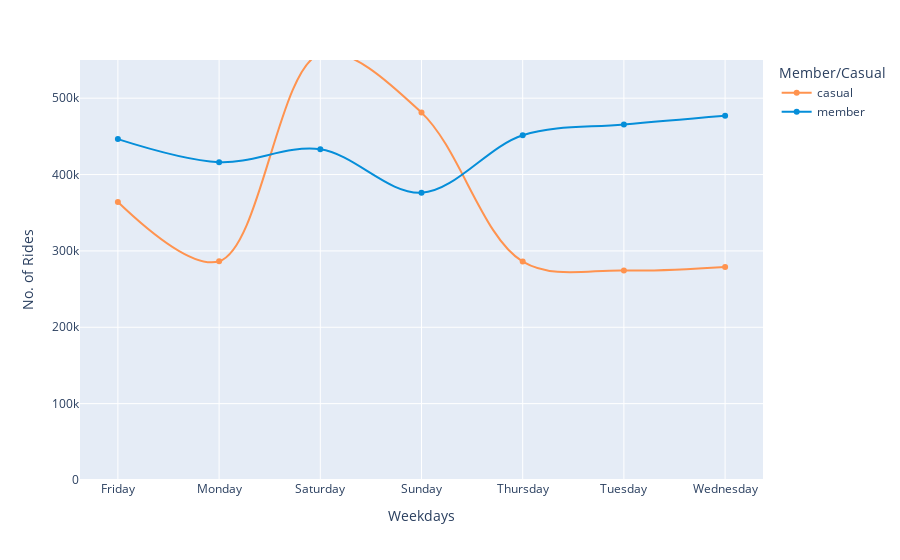

Notebook source saved alongside this figure:
### Markdown cell above
- On Weekends, Casual rides ride more than members
- On Weekdays, Members uses bikes more than casual riders

### Code cell
fig1 = df.groupby(['trip_day', 'member_casual'], as_index=False).count()

px.line(fig1, x = 'trip_day', y = 'ride_id', range_y = [0,550000],
        color = 'member_casual',  
        line_shape = 'spline',
        markers=True,
        labels = {'ride_id': 'No. of Rides', 'trip_day': 'Weekdays', 'member_casual': 'Member/Casual'},
        hover_name = 'member_casual', hover_data = {'member_casual': False, 'trip_month': False, 'ride_id': True}, 
        color_discrete_map = {'casual': '#FF934F', 'member': '#058ED9'})

### Figure 1 — Plotly figure (JSON) as saved in the notebook; plotly's stock layout.template omitted (floating-point values rounded to 4 significant figures)
{"data": [{"customdata": [["casual", 364075], ["casual", 286373], ["casual", 557994], ["casual", 481104], ["casual", 286064], ["casual", 274388], ["casual", 278948]], "hovertemplate": "<b>%{hovertext}</b><br><br>Weekdays=%{x}<br>No. of Rides=%{y}<extra></extra>", "hovertext": ["casual", "casual", "casual", "casual", "casual", "casual", "casual"], "legendgroup": "casual", "line": {"color": "#FF934F", "dash": "solid", "shape": "spline"}, "marker": {"symbol": "circle"}, "mode": "lines+markers", "name": "casual", "orientation": "v", "showlegend": true, "type": "scatter", "x": ["Friday", "Monday", "Saturday", "Sunday", "Thursday", "Tuesday", "Wednesday"], "xaxis": "x", "y": [364075, 286373, 557994, 481104, 286064, 274388, 278948], "yaxis": "y"}, {"customdata": [["member", 446423], ["member", 416204], ["member", 433041], ["member", 376117], ["member", 451520], ["member", 465509], ["member", 477156]], "hovertemplate": "<b>%{hovertext}</b><br><br>Weekdays=%{x}<br>No. of Rides=%{y}<extra></extra>", "hovertext": ["member", "member", "member", "member", "member", "member", "member"], "legendgroup": "member", "line": {"color": "#058ED9", "dash": "solid", "shape": "spline"}, "marker": {"symbol": "circle"}, "mode": "lines+markers", "name": "member", "orientation": "v", "showlegend": true, "type": "scatter", "x": ["Friday", "Monday", "Saturday", "Sunday", "Thursday", "Tuesday", "Wednesday"], "xaxis": "x", "y": [446423, 416204, 433041, 376117, 451520, 465509, 477156], "yaxis": "y"}], "layout": {"legend": {"title": {"text": "Member/Casual"}, "tracegroupgap": 0}, "margin": {"t": 60}, "xaxis": {"anchor": "y", "domain": [0.0, 1.0], "title": {"text": "Weekdays"}}, "yaxis": {"anchor": "x", "domain": [0.0, 1.0], "range": [0, 550000], "title": {"text": "No. of Rides"}}}}
